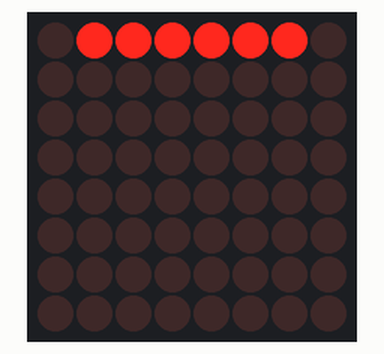
Bench run of a sketch on a simulated Arduino Uno, built with avr-gcc and run on an emulated ATmega328P. Parts: 8×8 LED matrix.

Above: at 0.1 s.
At 0.5 s:
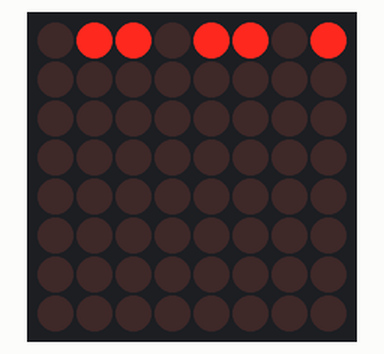
At 1.11 s:
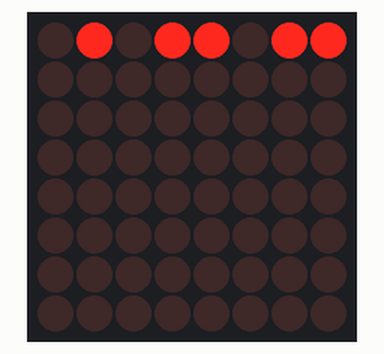
At 1.71 s:
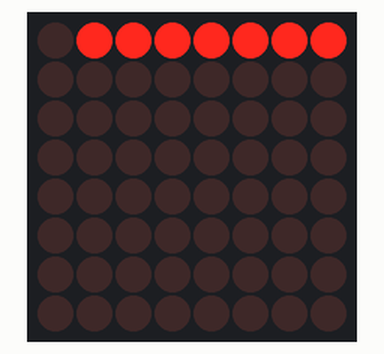
At 2.32 s:
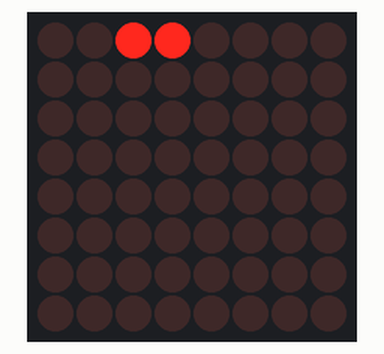

Measured:
- by itself, everything shown: repeats every 2.0 s, in 10 steps

The sketch:

max7219-7segmenti-p2.ino
```cpp
#include "LedControl.h"

const byte CLK = 8;
const byte CS = 9;
const byte DIN = 10;
const byte ELEMENTS = 1;

LedControl lc = LedControl(DIN,CLK,CS,ELEMENTS);

byte digits[10] = {
  B01111110,
  B00110000,
  B01101101,
  B01111001,
  B00110011,
  B01011011,
  B00011111,
  B01110000,
  B01111111,
  B01110011
};

void setup() {
  lc.shutdown(0,false);
  lc.setIntensity(0, 3);  //luminosità da 0 a 15
  lc.clearDisplay(0);
  Serial.begin(9600);
}

int el, pos, num;
void loop() {
  lc.clearDisplay(0);
  setDigit(el, pos, num);
  num++;
  if (num >= 10) num = 0;
  delay(200);
}

void setDigit(int el, int pos, int n) {
  byte dig = digits[n];
  for (int cl = 0; cl < 8; cl++) {
    if ((dig & (128 >> cl)) >= 1) {
      //Serial.print("1");
      lc.setLed(el, pos, cl, true);
    } else {
      //Serial.print("0");
      lc.setLed(el, pos, cl, false);
    }
  }
}
```
